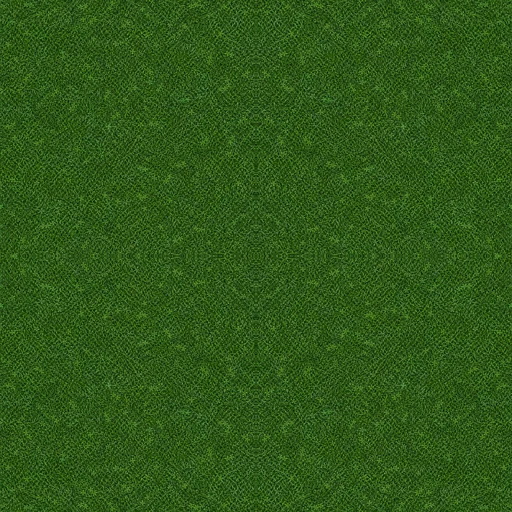
#> input picture art/source-materials/terrain/grass-lush.webp, 512 x 512 px
$ python -i process_generated_assets.py   (imports and definitions only)
#> lines starting #> are read from the running program, lines starting #| are printed output that depends on the picture
"""Prepare ImageGen terrain and sprite output for the browser build.

The chroma-key step is intentionally handled by Codex's imagegen helper first.
This script only crops/pads transparent sprites and creates compact web textures.
"""

from __future__ import annotations

import argparse
from pathlib import Path

from PIL import Image, ImageOps


MATERIALS = {
    "grass-lush.png": "grass-lush.webp",
    "grass-trimmed.png": "grass-trimmed.webp",
    "concrete-light.png": "concrete-light.webp",
    "concrete-panel.png": "concrete-panel.webp",
}

TOWER_SPRITES = {
    "mycelium-network.png": "mycelium-network.webp",
    "pollinator-post.png": "pollinator-post.webp",
    "canopy-guardian.png": "canopy-guardian.webp",
    "root-snare.png": "root-snare.webp",
    "seed-slinger.png": "seed-slinger.webp",
    "weathered-oak.png": "weathered-oak.webp",
}


# [12 lines left out: function prepare_texture, not called in this run]


def prepare_sprite(source: Path, destination: Path) -> None:
#> called with destination = 'out.png'
    with Image.open(source) as image:
#> image is the input picture: PIL image 512x512 RGB; mean R, G, B 47.6, 88.7, 24.7
        sprite = image.convert("RGBA")
        alpha = sprite.getchannel("A")
#> alpha: PIL image 512x512 L; every value is 255
        bounds = alpha.getbbox()
#> bounds = (0, 0, 512, 512)
        if bounds is None:
            raise ValueError(f"No opaque subject found in {source}")

        sprite = sprite.crop(bounds)
        side = max(sprite.width, sprite.height)
#> side = 512
        padding = max(16, round(side * 0.09))
#> padding = 46
        square_side = side + padding * 2
#> square_side = 604
        square = Image.new("RGBA", (square_side, square_side), (0, 0, 0, 0))
#> square: PIL image 604x604 RGBA; every value is 0
        square.alpha_composite(
            sprite,
            ((square_side - sprite.width) // 2, (square_side - sprite.height) // 2),
        )
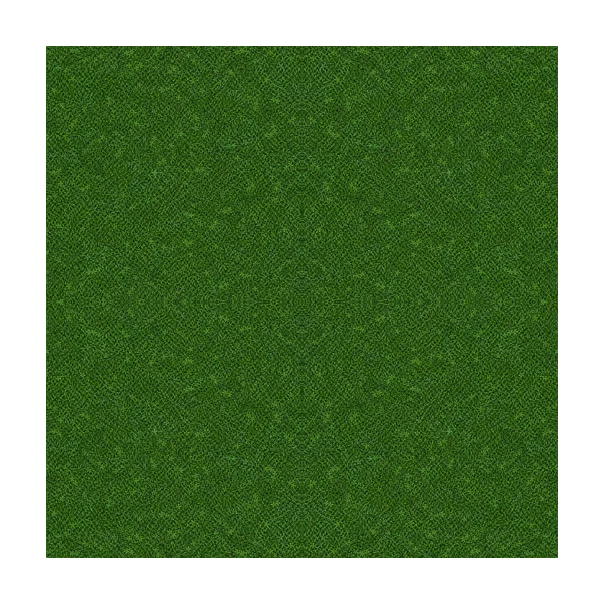
#> square: PIL image 604x604 RGBA; mean R, G, B, A 34.2, 63.7, 17.8, 183.2; transparent parts drawn white
        square = square.resize((384, 384), Image.Resampling.LANCZOS)
#> square: PIL image 384x384 RGBA
#> (the run stopped early here; a loop or call above may not have finished)
